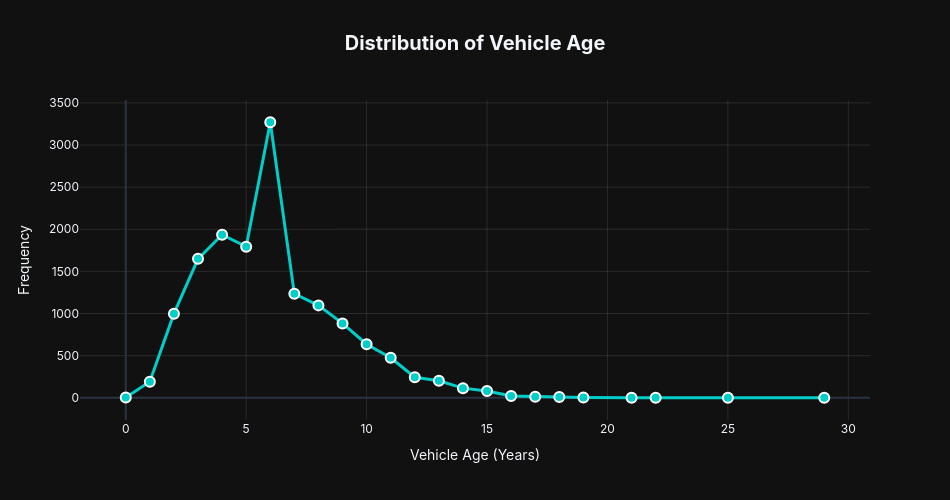

Notebook cell for this chart:
### Markdown cell above
### Insight: Most cars are priced between 5-20 lakhs, with few luxury cars above 50 lakhs.

### Code cell
# Plot 2: Distribution of Vehicle Age (Univariate Analysis)
counts = df['vehicle_age'].value_counts().sort_index().reset_index()
counts.columns = ['Vehicle Age (Years)', 'Frequency']

fig = px.line(
    counts,
    x='Vehicle Age (Years)',
    y='Frequency',
    title='<b>Distribution of Vehicle Age</b>',
    markers=True,
    color_discrete_sequence=['#00CEC9']
)
fig.update_traces(marker=dict(size=10, line=dict(width=2, color='white')), line=dict(width=3))
fig.update_layout(
    title_font_size=20,
    title_x=0.5,
    width=950, height=500,
    font=dict(family='Inter, sans-serif'),
    plot_bgcolor='rgba(0,0,0,0)',
    xaxis=dict(showgrid=True, gridcolor='rgba(255,255,255,0.1)'),
    yaxis=dict(showgrid=True, gridcolor='rgba(255,255,255,0.1)'),
)
fig.show()

### Figure 1 — Plotly figure (JSON) as saved in the notebook; plotly's stock layout.template omitted (floating-point values rounded to 4 significant figures)
{"data": [{"hovertemplate": "Vehicle Age (Years)=%{x}<br>Frequency=%{y}<extra></extra>", "legendgroup": "", "line": {"color": "#00CEC9", "dash": "solid", "width": 3}, "marker": {"line": {"color": "white", "width": 2}, "size": 10, "symbol": "circle"}, "mode": "lines+markers", "name": "", "orientation": "v", "showlegend": false, "type": "scatter", "x": [0.0, 1.0, 2.0, 3.0, 4.0, 5.0, 6.0, 7.0, 8.0, 9.0, 10.0, 11.0, 12.0, 13.0, 14.0, 15.0, 16.0, 17.0, 18.0, 19.0, 21.0, 22.0, 25.0, 29.0], "xaxis": "x", "y": [3, 192, 999, 1649, 1935, 1794, 3270, 1234, 1097, 883, 636, 476, 244, 202, 115, 82, 21, 14, 9, 3, 2, 1, 1, 1], "yaxis": "y"}], "layout": {"font": {"family": "Inter, sans-serif"}, "height": 500, "legend": {"tracegroupgap": 0}, "plot_bgcolor": "rgba(0,0,0,0)", "title": {"font": {"size": 20}, "text": "<b>Distribution of Vehicle Age</b>", "x": 0.5}, "width": 950, "xaxis": {"anchor": "y", "domain": [0, 1], "gridcolor": "rgba(255,255,255,0.1)", "showgrid": true, "title": {"text": "Vehicle Age (Years)"}}, "yaxis": {"anchor": "x", "domain": [0, 1], "gridcolor": "rgba(255,255,255,0.1)", "showgrid": true, "title": {"text": "Frequency"}}}}
